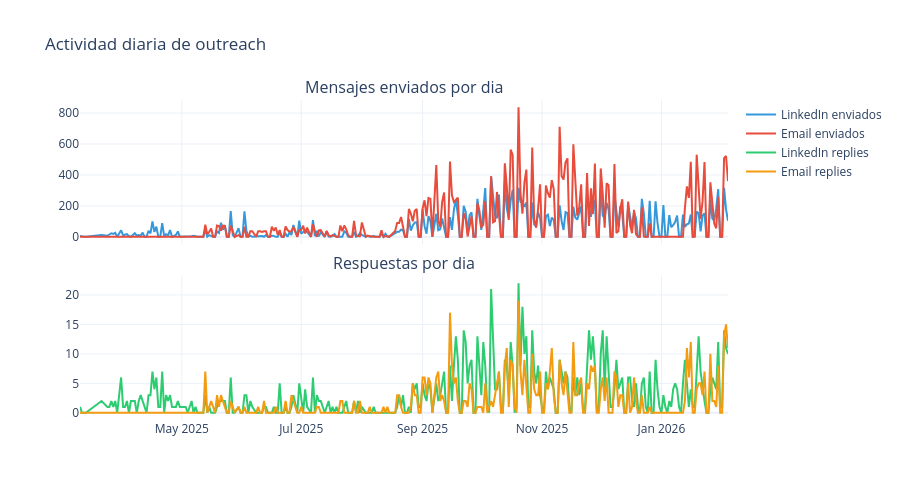

Notebook code cell kept with this figure:
### Code cell
# Serie temporal de actividad diaria
fig = make_subplots(rows=2, cols=1, shared_xaxes=True,
                    subplot_titles=['Mensajes enviados por dia', 'Respuestas por dia'],
                    vertical_spacing=0.1)

fig.add_trace(
    go.Scatter(x=daily['date'], y=daily['linkedin_messages_sent'],
               name='LinkedIn enviados', line=dict(color='#3498db')),
    row=1, col=1
)
fig.add_trace(
    go.Scatter(x=daily['date'], y=daily['email_sent'],
               name='Email enviados', line=dict(color='#e74c3c')),
    row=1, col=1
)

fig.add_trace(
    go.Scatter(x=daily['date'], y=daily['linkedin_replies'],
               name='LinkedIn replies', line=dict(color='#2ecc71')),
    row=2, col=1
)
fig.add_trace(
    go.Scatter(x=daily['date'], y=daily['email_replies'],
               name='Email replies', line=dict(color='#f39c12')),
    row=2, col=1
)

fig.update_layout(height=500, title='Actividad diaria de outreach')
fig.show()

### Figure 1 — Plotly figure (JSON) as saved in the notebook; plotly's stock layout.template omitted (floating-point values rounded to 4 significant figures; data arrays with more than 128 entries replaced by an {"elided": "..."} marker saying what was removed)
{"data": [{"line": {"color": "#3498db"}, "name": "LinkedIn enviados", "type": "scatter", "x": {"elided": "310 str values"}, "xaxis": "x", "y": {"elided": "310 int values"}, "yaxis": "y"}, {"line": {"color": "#e74c3c"}, "name": "Email enviados", "type": "scatter", "x": {"elided": "310 str values"}, "xaxis": "x", "y": {"elided": "310 int values"}, "yaxis": "y"}, {"line": {"color": "#2ecc71"}, "name": "LinkedIn replies", "type": "scatter", "x": {"elided": "310 str values"}, "xaxis": "x2", "y": {"elided": "310 int values"}, "yaxis": "y2"}, {"line": {"color": "#f39c12"}, "name": "Email replies", "type": "scatter", "x": {"elided": "310 str values"}, "xaxis": "x2", "y": {"elided": "310 int values"}, "yaxis": "y2"}], "layout": {"annotations": [{"font": {"size": 16}, "showarrow": false, "text": "Mensajes enviados por dia", "x": 0.5, "xanchor": "center", "xref": "paper", "y": 1.0, "yanchor": "bottom", "yref": "paper"}, {"font": {"size": 16}, "showarrow": false, "text": "Respuestas por dia", "x": 0.5, "xanchor": "center", "xref": "paper", "y": 0.45, "yanchor": "bottom", "yref": "paper"}], "height": 500, "title": {"text": "Actividad diaria de outreach"}, "xaxis": {"anchor": "y", "domain": [0.0, 1.0], "matches": "x2", "showticklabels": false}, "xaxis2": {"anchor": "y2", "domain": [0.0, 1.0]}, "yaxis": {"anchor": "x", "domain": [0.55, 1.0]}, "yaxis2": {"anchor": "x2", "domain": [0.0, 0.45]}}}
